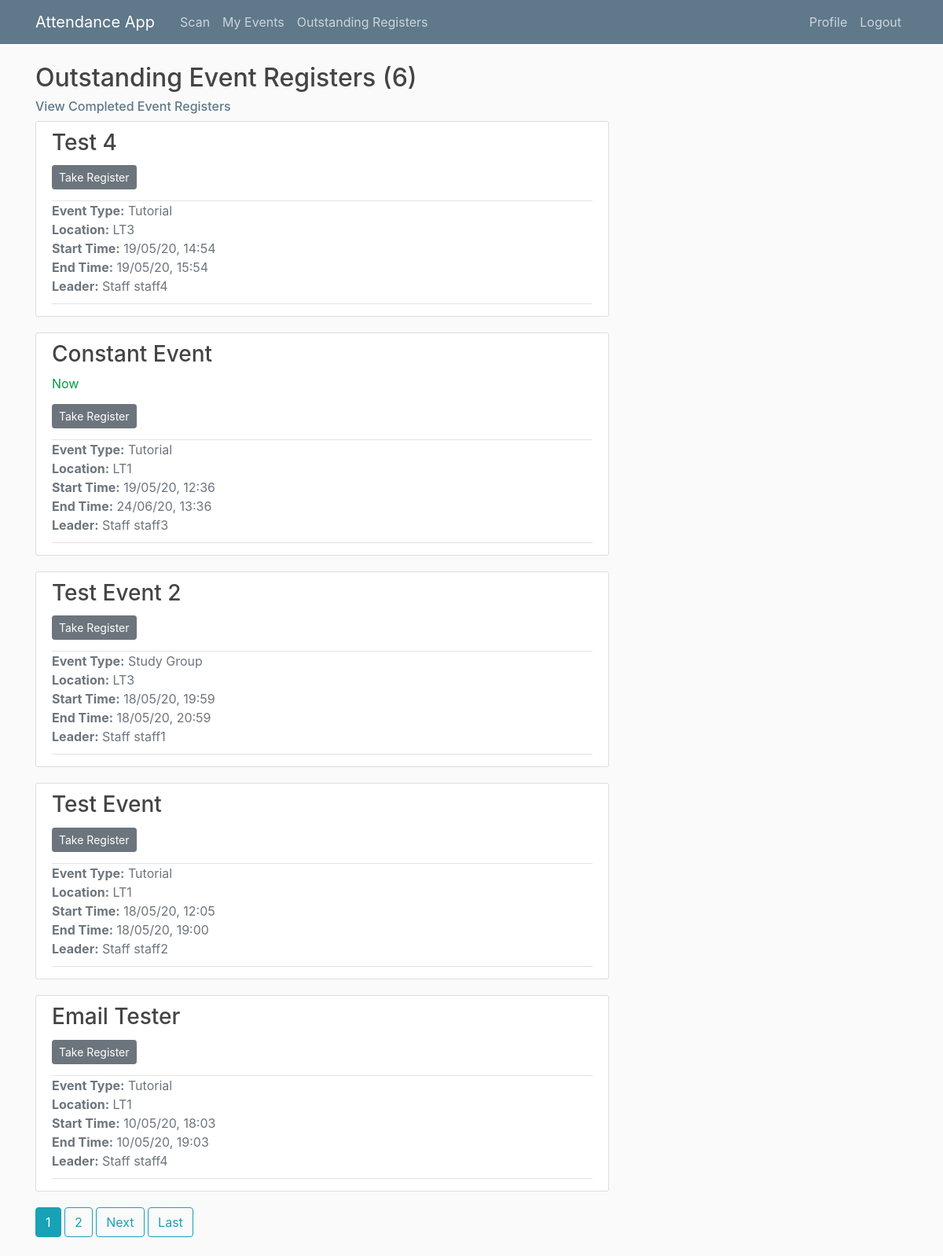
The page /registers/ (signed in) on the database its author committed.
### main/models.py (models this page shows, shortened)
class Event(models.Model):
    EVENT_TYPES = (
        ('LE', 'Lecture'),
        ('EX', 'Examination'),
        ('TU', 'Tutorial'),
        ('SG', 'Study Group')
    )
    title = models.CharField(max_length = 100)
    event_type = models.CharField(max_length=2, choices=EVENT_TYPES) # Lecture, tutorial, exam or study group
    start_time = models.DateTimeField(default = timezone.now)
    end_time = models.DateTimeField(default = one_hour_ahead)
    location = models.CharField(max_length = 100, null = True)
    leader = models.ForeignKey(Staff, on_delete=models.CASCADE, related_name = 'staff_leader') # Leader must be a staff member
    attendees = models.ManyToManyField(Student, related_name='student_attendees')
    auth_uuid = models.UUIDField(default=uuid.uuid4, editable = False) # Generates authentication hash
    register_taken = models.BooleanField(default = False)
    def happening_now(self):
        if timezone.now() >= self.start_time and timezone.now() < self.end_time:
            return True
        else:
            return False

### users/models.py (models this page shows)
class Staff(models.Model):
    user = models.OneToOneField(User,  on_delete=models.CASCADE) # Each Staff object maps to one account and vice versa
    def __str__(self):
        return f'Staff {self.user.username}'
    class Meta:
        verbose_name_plural = 'Staff' # otherwise default in admin page would be 'Staffs'

### main/views.py (the view)
# urls.py: path('registers/', StaffRegisterListView.as_view(), name='outstanding-registers'),
class StaffRegisterListView(LoginRequiredMixin, UserPassesTestMixin, ListView):
    model = Event
    template_name = 'main/register_list.html' # Override the template to search for, default = <app>/<model>_<viewtype>.html (main/event_list.html)
    context_object_name = 'events' # Specify what variable name the objects in the list should be called, so they are looped as they were when using the function based view in the template
    paginate_by = 5 # number of events to display per page
    def get_queryset(self):
        user = self.request.user
        if user.groups.filter(name='Staff').exists():
            return Event.objects.filter(leader=user.staff, start_time__lte=timezone.now(), register_taken=False).exclude(event_type="LE").order_by('-start_time')
        elif user.groups.filter(name='Admin').exists(): # Admin users can view all events
            return Event.objects.filter(start_time__lte=timezone.now(), register_taken=False).exclude(event_type="LE").order_by('-start_time')
    def test_func(self):
        user = self.request.user
        if user.groups.filter(name="Admin") or user.groups.filter(name="Staff"):
            return True
        else:
            return False

### users/templatetags/user_extras.py (called while the page is built)
@register.filter(name='has_group')
def has_group(user, group_name):
    return user.groups.filter(name=group_name).exists()

### main/templates/main/register_list.html (shortened to what this page needs)
{% extends 'main/base.html' %}
{% load user_extras %}
{% load event_extras %}
{% block content %}
    {% block upcoming_or_past %}
        <h2>Outstanding Event Registers ({{ page_obj.paginator.count }})</h2>
        <h6><a class="subtitle" href="{% url 'completed-registers' %}">View Completed Event Registers</a></h6>
    {% endblock upcoming_or_past %}
    {% for event in events %}
        <article class="media content-section">
            <div class="media-body">
                <div class="article-header">
                    <h3><a class="article-title" href="{% url 'event-detail' event.id %}">{{ event.title }}</a></h3>
                    {% if event.happening_now %}
                        <div class="article-status">Now</div>
                    {% endif %}
                    {% block take_or_edit_register %}
                        <a class="btn btn-secondary btn-sm mt-1 mb-1" href="{% url 'event-register' event.id %}">Take Register</a>
                    {% endblock take_or_edit_register %}
                </div>
                <div class="article-metadata">
                    <ul class="list-unstyled">
                        <li class="text-secondary"><b>Event Type:</b> {{ event.get_event_type_display }}</li>
                        <li class="text-muted"><b>Location:</b> {{ event.location }}</li>
                        <li class="text-muted"><b>Start Time:</b> {{ event.start_time|date:"d/m/y, H:i" }}</li>
                        <li class="text-muted"><b>End Time:</b> {{ event.end_time|date:"d/m/y, H:i" }}</li>
                        <li class="text-muted"><b>Leader:</b> {{ event.leader }}</li>
                    </ul>
                </div>
            </div>
        </article>
    {% endfor %}
    {% if is_paginated %}
        {% for num in page_obj.paginator.page_range %}
            {% if page_obj.number == num %}
                <a class="btn btn-info mb-4" href="?page={{ num }}">{{ num }}</a>
            {% elif num > page_obj.number|add:'-3' and num < page_obj.number|add:'3' %}
                <a class="btn btn-outline-info mb-4" href="?page={{ num }}">{{ num }}</a>
            {% endif %}
        {% endfor %}
        {% if page_obj.has_next %}
            <a class="btn btn-outline-info mb-4" href="?page={{ page_obj.next_page_number }}">Next</a>
            <a class="btn btn-outline-info mb-4" href="?page={{ page_obj.paginator.num_pages }}">Last</a>
        {% endif %}
    {% endif %}
{% endblock content %}

### main/static/main/main.css (style rules this page uses)
body { background: #fafafa; color: #333333; margin-top: 5rem; }
h1, h2, h3, h4, h5, h6 { color: #444444; }
h2 { font-size: 2rem; }
ul { margin: 0; color: #444444; }
.subtitle { color: #5f788a; }
.content-section { background: #ffffff; padding: 10px 20px; border: 1px solid #dddddd; border-radius: 3px; margin-bottom: 20px; }
.article-header { padding-bottom: 10px; border-bottom: 1px solid #e3e3e3; }
.article-header .article-title { color: #444444; }
.article-header .article-status { color: #009945; font-size: 1rem; padding-bottom: 10px; }
.article-metadata { padding-bottom: 10px; margin-bottom: 5px; border-bottom: 1px solid #e3e3e3 }

### rows shown on the page
Event: title "Test 4", event_type "Tutorial", location "LT3", start_time "19/05/20, 14:54", end_time "19/05/20, 15:54", leader "Staff staff4"
Event: title "Constant Event", shows "Now", event_type "Tutorial", location "LT1", start_time "19/05/20, 12:36", end_time "24/06/20, 13:36", leader "Staff staff3"
Event: title "Test Event 2", event_type "Study Group", location "LT3", start_time "18/05/20, 19:59", end_time "18/05/20, 20:59", leader "Staff staff1"
Event: title "Test Event", event_type "Tutorial", location "LT1", start_time "18/05/20, 12:05", end_time "18/05/20, 19:00", leader "Staff staff2"
Event: title "Email Tester", event_type "Tutorial", location "LT1", start_time "10/05/20, 18:03", end_time "10/05/20, 19:03", leader "Staff staff4"

### other values the page prints
{{ page_obj.paginator.count }} "6"
{{ num }} "1"
{{ num }} "2"
